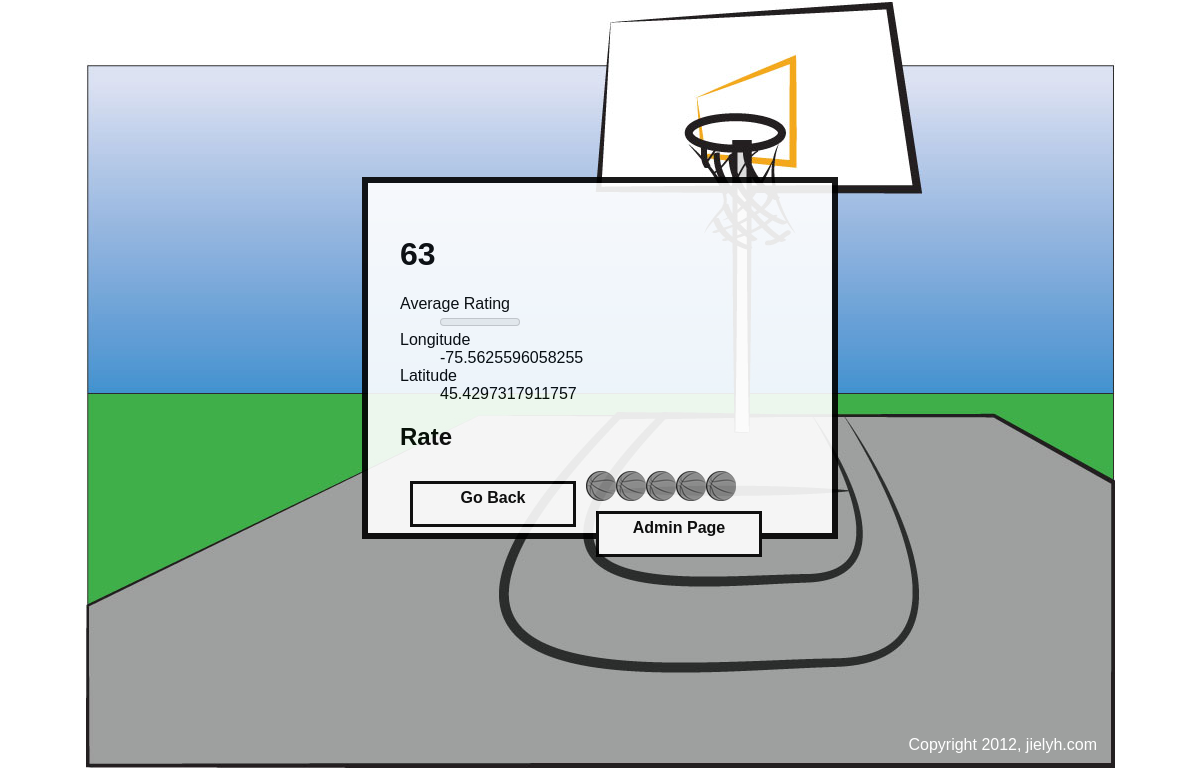
/single.php?id=63, run on an earlier commit of the app's database.
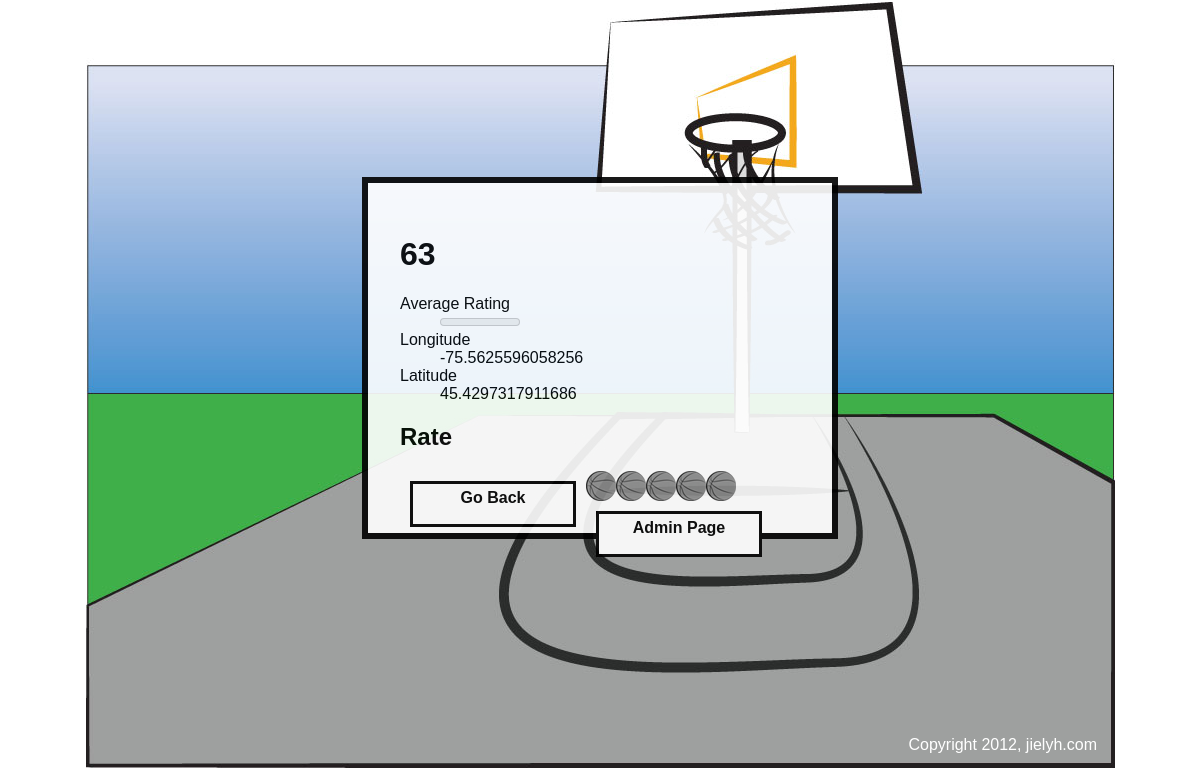
And on a later commit of the database.
### tables this page shows
CREATE TABLE IF NOT EXISTS `open_data_app` (
  `id` int(255) NOT NULL AUTO_INCREMENT,
  `name` varchar(200) NOT NULL,
  `address` varchar(200) NOT NULL,
  `longitude` double NOT NULL,
  `latitude` double NOT NULL,
  `rate_count` int(11) NOT NULL,
  `rate_total` int(11) NOT NULL,
  PRIMARY KEY (`id`)
);

### www/single.php (the view, shortened to what this page needs)
<?php
$id = filter_input(INPUT_GET, 'id', FILTER_SANITIZE_NUMBER_INT);
require_once 'includes/db.php';
$sql = $db->prepare('
	SELECT id, longitude, latitude, rate_count, rate_total
	FROM open_data_app
	WHERE id = :id
');
$sql->bindValue(':id', $id, PDO::PARAM_INT);
$sql->execute();
$results = $sql->fetch();
if ($results['rate_count'] > 0) {
	$rating = round($results['rate_total'] / $results['rate_count']);
} else {
	$rating = 0;
}
$cookie = get_rate_cookie();
?><!DOCTYPE HTML>
<html>
<head>
    <link href="css/public.css" rel="stylesheet">
</head>
<body>
	<div class="insingle">
        <h1><?php echo $results['id']; ?></h1>
        <dl>
		<dt>Average Rating</dt><dd><meter value="<?php echo $rating; ?>" min="0" max="5"><?php echo $rating; ?> out of 5</meter></dd>
		<dt>Longitude</dt><dd><?php echo $results['longitude']; ?></dd>
		<dt>Latitude</dt><dd><?php echo $results['latitude']; ?></dd>
	</dl>
	<?php if (isset($cookie[$id])) : ?>
	<h2>Your rating</h2>
	<ol class="rater rater-usable">
		<?php for ($i = 1; $i <= 5; $i++) : ?>
			<?php $class = ($i <= $cookie[$id]) ? 'is-rated' : ''; ?>
			<li class="rater-level <?php echo $class; ?>"></li>
		<?php endfor; ?>
	</ol>
	<?php else : ?>
	<h2>Rate</h2>
	<ol class="rater rater-usable">
		<?php for ($i = 1; $i <= 5; $i++) : ?>
		<li class="rater-level"><a href="rate.php?id=<?php echo $results['id']; ?>&rate=<?php echo $i; ?>"></a></li>
		<?php endfor; ?>
	</ol>
    <?php endif; ?>
        <div class="login buttons-css">
        	<a href="index.php">Go Back</a>
    	</div>
        <div class="login buttons-css">
        	<a href="admin/index.php">Admin Page</a>
    	</div>
    </div>
    <footer>Copyright 2012, jielyh.com</footer>
</body>
</html>

What changed in the data, as far as the page shows it:
changed open_data_app id 63: longitude "-75.5625596058255" → "-75.5625596058256"; latitude "45.4297317911757" → "45.4297317911686"
